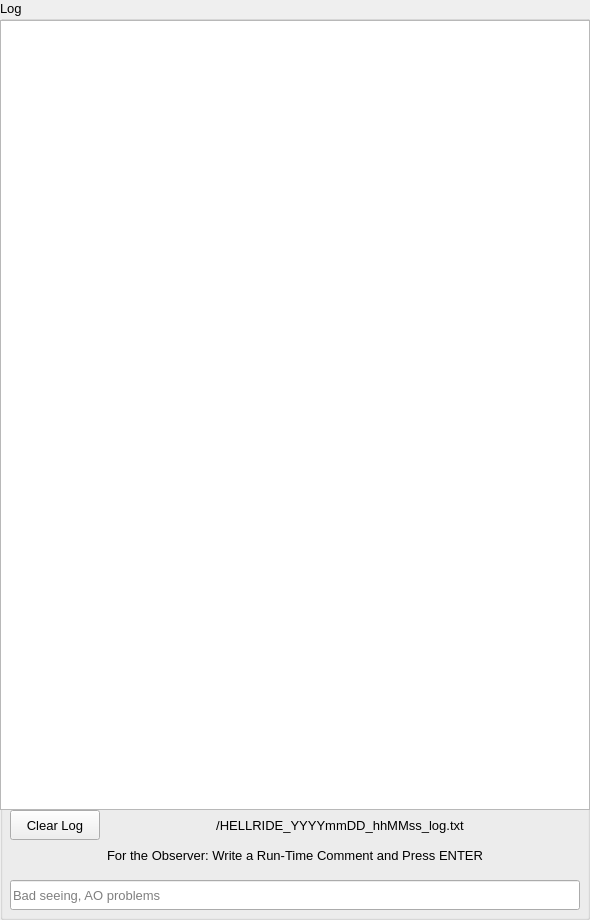
     <widget class="QGroupBox" name="groupBoxLog">
      <property name="geometry">
       <rect>
        <x>1300</x>
        <y>10</y>
        <width>590</width>
        <height>920</height>
       </rect>
      </property>
      <property name="font">
       <font>
        <pointsize>10</pointsize>
       </font>
      </property>
      <property name="title">
       <string>Log</string>
      </property>
      <widget class="QLabel" name="labelLog">
       <property name="geometry">
        <rect>
         <x>100</x>
         <y>810</y>
         <width>480</width>
         <height>30</height>
        </rect>
       </property>
       <property name="font">
        <font>
         <pointsize>10</pointsize>
        </font>
       </property>
       <property name="text">
        <string>&lt;Auto-save subdirectory&gt;/HELLRIDE_YYYYmmDD_hhMMss_log.txt</string>
       </property>
       <property name="alignment">
        <set>Qt::AlignCenter</set>
       </property>
      </widget>
      <widget class="QLineEdit" name="lineEditComment">
       <property name="geometry">
        <rect>
         <x>10</x>
         <y>880</y>
         <width>570</width>
         <height>30</height>
        </rect>
       </property>
       <property name="font">
        <font>
         <pointsize>10</pointsize>
        </font>
       </property>
       <property name="alignment">
        <set>Qt::AlignLeading|Qt::AlignLeft|Qt::AlignVCenter</set>
       </property>
       <property name="readOnly">
        <bool>false</bool>
       </property>
       <property name="placeholderText">
        <string>Bad seeing, AO problems</string>
       </property>
      </widget>
      <widget class="QLabel" name="labelComment">
       <property name="geometry">
        <rect>
         <x>10</x>
         <y>840</y>
         <width>570</width>
         <height>30</height>
        </rect>
       </property>
       <property name="font">
        <font>
         <pointsize>10</pointsize>
        </font>
       </property>
       <property name="text">
        <string>For the Observer: Write a Run-Time Comment and Press ENTER</string>
       </property>
       <property name="alignment">
        <set>Qt::AlignCenter</set>
       </property>
      </widget>
      <widget class="QPlainTextEdit" name="plainTextEditLog">
       <property name="geometry">
        <rect>
         <x>0</x>
         <y>20</y>
         <width>590</width>
         <height>790</height>
        </rect>
       </property>
       <property name="font">
        <font>
         <pointsize>10</pointsize>
        </font>
       </property>
       <property name="readOnly">
        <bool>true</bool>
       </property>
      </widget>
      <widget class="QPushButton" name="pushButtonClearLog">
       <property name="geometry">
        <rect>
         <x>10</x>
         <y>810</y>
         <width>90</width>
         <height>30</height>
        </rect>
       </property>
       <property name="text">
        <string>Clear Log</string>
       </property>
      </widget>
     </widget>
